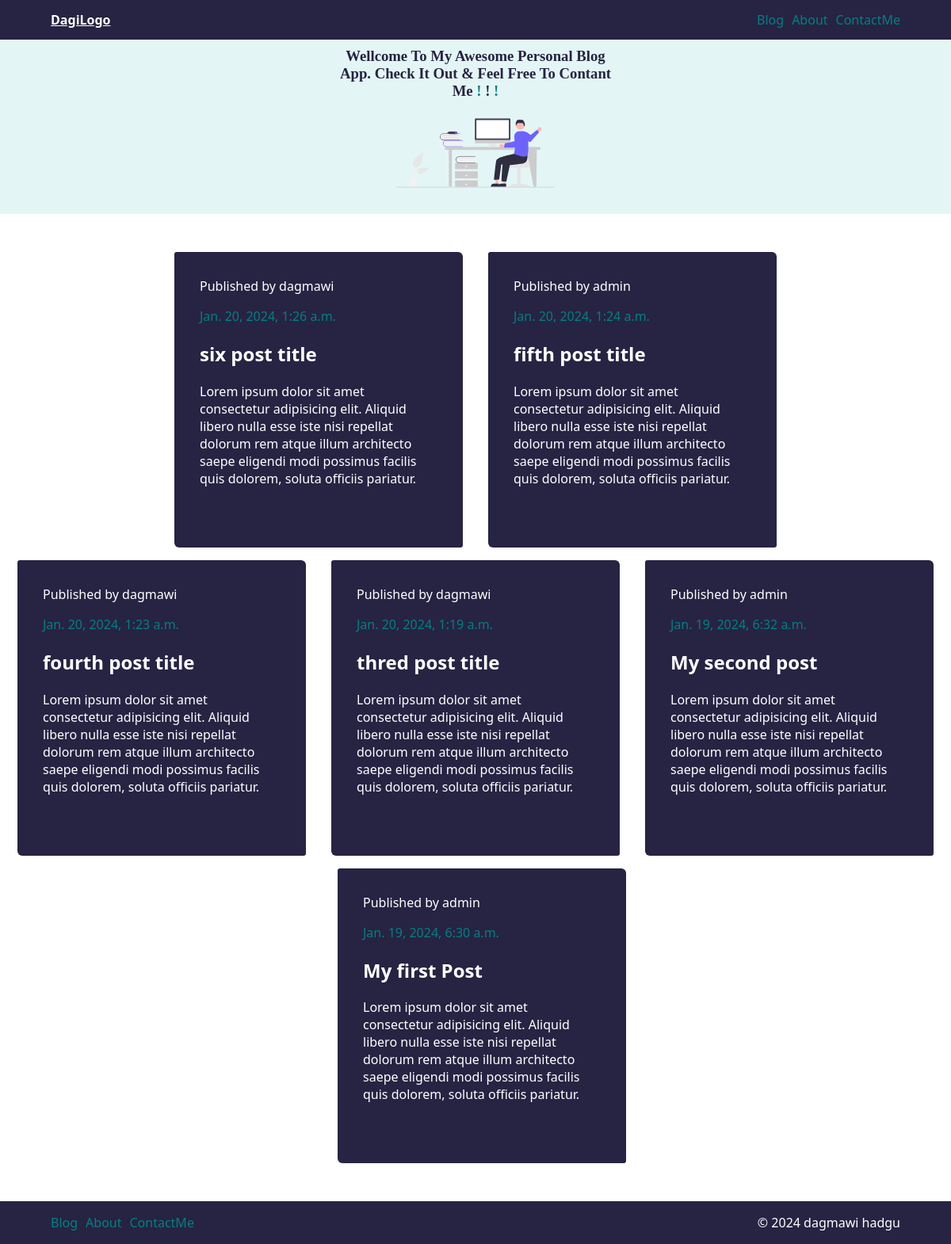
The page / on the database its author committed.
### blogapp/models.py (models this page shows, shortened)
class Post(models.Model):
    author = models.ForeignKey(settings.AUTH_USER_MODEL, on_delete=models.CASCADE)
    title = models.CharField(max_length = 200)
    text = models.TextField()
    created_date = models.DateTimeField(default = timezone.now)
    published_date = models.DateTimeField(default = timezone.now)

### blogapp/views.py (the view)
# urls.py: path('', views.post_list, name='post_list'),
def post_list(request):
    posts = Post.objects.filter(published_date__lte=timezone.now()).order_by('-published_date')
    return render(request, 'blogapp/post_list.html', {'posts': posts})

### blogapp/templates/blogapp/post_list.html
{% extends 'blogapp/base_generic.html' %}
{% block content %}
  {% for post in posts %}
    <br>
    <div class="post-container">
      <p>Published by {{ post.author }} </p>
      <span class="post-date">{{ post.published_date }}</span>
      <h2><a>{{ post.title }}</a></h2>
      <p>{{ post.text|linebreaksbr }}</p><br><br>
    </div>
  {% endfor %}
{% endblock %}

### blogapp/templates/blogapp/base_generic.html (shortened to what this page needs)
{% load static %}
<!DOCTYPE html>
<html lang="en">
<head>
</head>
<body >
    <div class="top-nav">
        <a class="logo" href="{% url 'post_list' %}" >DagiLogo</a>
        <div class="links-container">
            <a href="{% url 'post_list' %}" class="link">blog</a>
            <a href="{% url 'about' %}"  class="link">about</a>
            <a href="{% url 'contact' %}" class="link">contactMe</a>
        </div>
    </div>
    <header>
        <h3 class="wellcome-header">Wellcome to my Awesome personal blog App.
            check it out & feel free to contant me <span style="color: teal;">!</span> ! <span style="color: teal;">!</span>
        </h3>
    </header>
    <div id="content">
        <div class="posts-container">
            {% block content %}{% endblock %}
        </div>
    </div>
    <div class="footer">
        <a href="{% url 'post_list' %}" class="link">blog</a>
        <a href="{% url 'about' %}"  class="link">about</a>
        <a href="{% url 'contact' %}" class="link">contactMe</a>
        <span style="margin-left: auto;color: #fff;">© 2024 dagmawi hadgu</span>
    </div>
</body>
</html>

### blogapp/templates/blogapp/base_generic.html (style rules this page uses)
body { position: relative; margin: 0; padding: 0; font-family: 'Segoe UI', Tahoma, Geneva, Verdana, sans-serif; }
.top-nav { height: 50px; background-color: #272343; display: flex; align-items: center; justify-content: space-between; gap: 10px; padding: 0 4rem; color: #fff; box-shadow: 1px 1px 4px #707070; }
.logo { font-weight: bold; color: #fff; }
.links-container { display: flex; gap: 10px; }
.link { text-decoration: none; color: teal; font-weight: 500; text-transform: capitalize; }
header { height: 200px; background-color: #E3F6F5; display: flex; flex-direction: column; justify-content: center; align-items: center; padding: 10px 0; }
.wellcome-header { text-align: center; margin: 0; color: #272343; font-family: 'Times New Roman', Times, serif; width: 360px; text-transform: capitalize; }
.illustration-img { display: block; width: 200px; }
#content { min-height: 100vh; }
.footer { display: flex; background-color: #272343; padding: 1rem 4rem; gap: 10px; }
.posts-container { display: flex; justify-content: center; flex-wrap: wrap; margin: 3rem 1rem; gap: 1rem; }
.post-container { background-color: #272343; width: 300px; color: #fff; padding: 1rem 2rem; border-radius: 3px 6px; }
.post-date { color: teal; }

### rows shown on the page
Post: author "dagmawi", published_date "Jan. 20, 2024, 1:26 a.m.", title "six post title", text "Lorem ipsum dolor sit amet consectetur adipisicing elit. Aliquid libero nulla esse iste nisi repellat dolorum rem atque illum architecto saepe eligendi modi possimus facilis quis dolorem, soluta officiis pariatur."
Post: author "admin", published_date "Jan. 20, 2024, 1:24 a.m.", title "fifth post title", text "Lorem ipsum dolor sit amet consectetur adipisicing elit. Aliquid libero nulla esse iste nisi repellat dolorum rem atque illum architecto saepe eligendi modi possimus facilis quis dolorem, soluta officiis pariatur."
Post: author "dagmawi", published_date "Jan. 20, 2024, 1:23 a.m.", title "fourth post title", text "Lorem ipsum dolor sit amet consectetur adipisicing elit. Aliquid libero nulla esse iste nisi repellat dolorum rem atque illum architecto saepe eligendi modi possimus facilis quis dolorem, soluta officiis pariatur."
Post: author "dagmawi", published_date "Jan. 20, 2024, 1:19 a.m.", title "thred post title", text "Lorem ipsum dolor sit amet consectetur adipisicing elit. Aliquid libero nulla esse iste nisi repellat dolorum rem atque illum architecto saepe eligendi modi possimus facilis quis dolorem, soluta officiis pariatur."
Post: author "admin", published_date "Jan. 19, 2024, 6:32 a.m.", title "My second post", text "Lorem ipsum dolor sit amet consectetur adipisicing elit. Aliquid libero nulla esse iste nisi repellat dolorum rem atque illum architecto saepe eligendi modi possimus facilis quis dolorem, soluta officiis pariatur."
Post: author "admin", published_date "Jan. 19, 2024, 6:30 a.m.", title "My first Post", text "Lorem ipsum dolor sit amet consectetur adipisicing elit. Aliquid libero nulla esse iste nisi repellat dolorum rem atque illum architecto saepe eligendi modi possimus facilis quis dolorem, soluta officiis pariatur."
